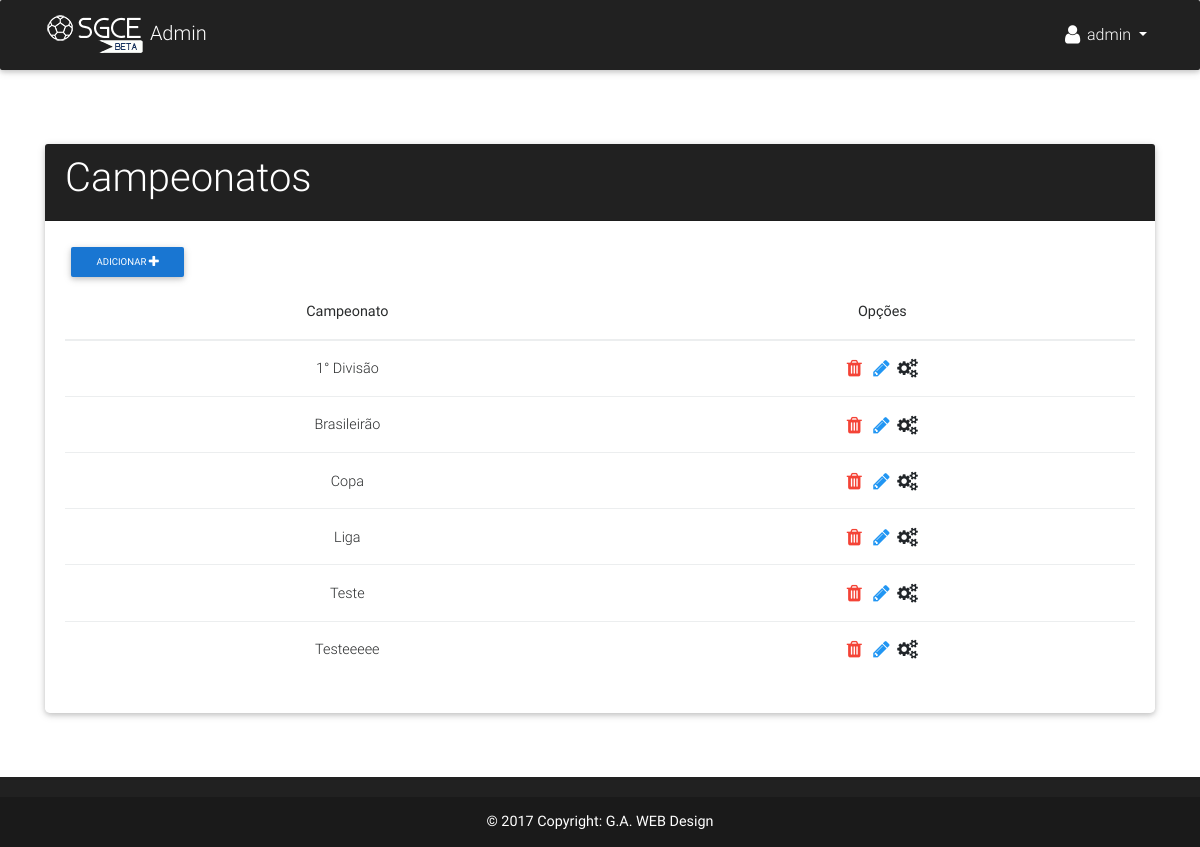
Page /manager/campeonatos/ (signed in) on the earlier database version.
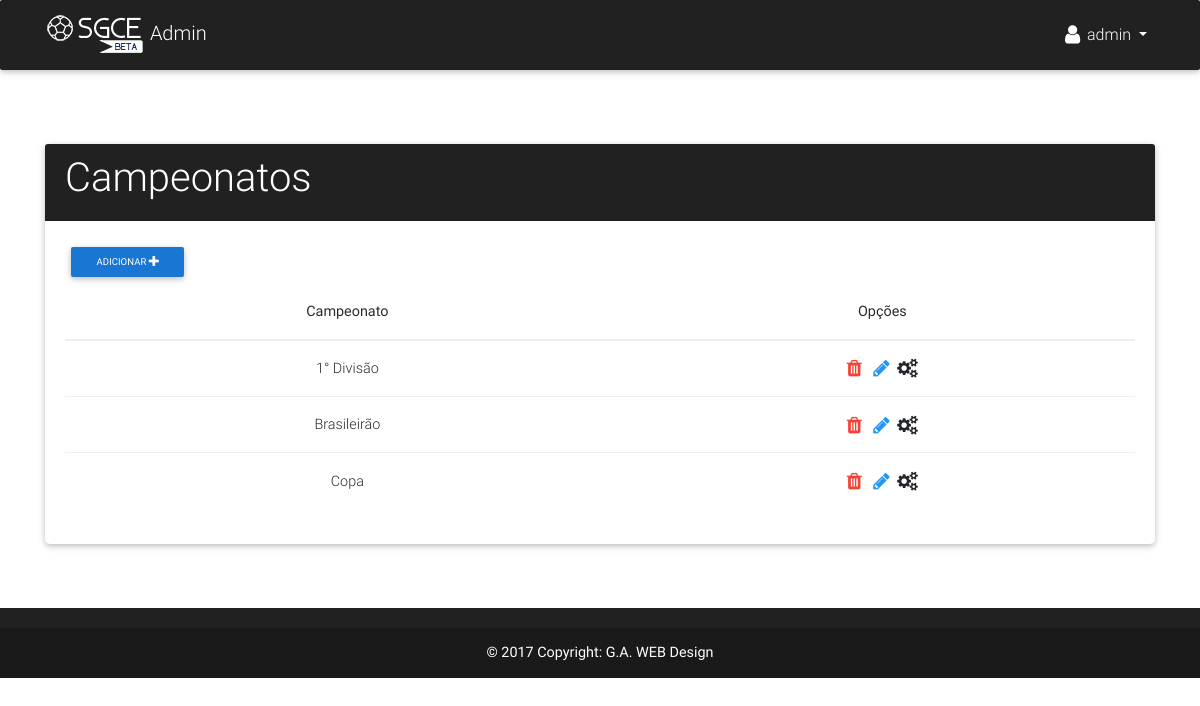
Same page on the later database version.
### app/models.py (models this page shows, shortened)
class Campeonato(models.Model):
    FORMATO = (
        ('C','Copa'),
        ('PC','Pontos corridos'),
    )
    nome = models.CharField('Nome', max_length=30)
    qtd_times = models.PositiveIntegerField('Quantidade de times')
    qtd_grupos = models.PositiveIntegerField('Quantidade de grupos', default=1)
    formato = models.CharField('Formato', max_length=2, choices=FORMATO)
    equipes_cadastradas = models.BooleanField(default=False)
    def __str__(self):
        return self.nome

### app/views.py (the view)
# urls.py: url(r'^manager/campeonatos/$', champ_list, name='champ_list'),
@login_required(login_url='/manager/login/')
def champ_list(request):
    champs = Campeonato.objects.all().order_by('nome')
    return render(request, 'manager/read/listar_campeonatos.html', {'champs':champs})

### app/templates/manager/read/listar_campeonatos.html (shortened to what this page needs)
{% extends 'manager/base.html' %}
{% block content %}
<br><br>
<div class="row mt-4">
  <div class="col-lg-12">
    <div class="row justify-content-center mt-4">
      <div class="col-lg-12">
        <div class="card">
          <div class="card-header elegant-color-dark white-text">
            <h1 class="h1-responsive">Campeonatos</h1>
          </div>
          <div class="card-body">
            <a href="{% url 'champ_create'%}" class="pull-left black-text mr-5 btn btn-blue btn-sm">
                Adicionar
                <span class="fa fa-plus fa-lg white-text"></span>
            </a>
            <div class="table-responsive">
                <table class="table">
                    <thead>
                        <th class="text-center">Campeonato</th>
                        <th class="text-center">Opções</th>
                    </thead>
                    <tbody>
                        {% for champ in champs %}
                        <tr>
                            <td class="text-center">{{champ}}</td>
                            <td class="text-center">
                                <a href="{% url 'champ_remove' pk=champ.pk %}" class="mr-2 mt-1">
                                    <span class="fa fa-trash fa-lg red-text"></span>
                                </a>
                                <a href="{% url 'champ_edit' pk=champ.pk %}" class="mr-1 mt-1">
                                    <span class="fa fa-pencil fa-lg blue-text"></span>
                                </a>
                                <a href="{% url 'manage_campeonato' pk=champ.pk %}" class="mt-1">
                                    <span class="fa fa-cogs fa-lg"></span>
                                </a>
                            </td>
                        </tr>
                        {% endfor %}
                    </tbody>
                </table>
            </div>
          </div>
        </div>
      </div>
    </div>
  </div>
</div>
{% endblock %}

Differences in the rows shown:
removed Campeonato: nome "Liga"
removed Campeonato: nome "Teste"
removed Campeonato: nome "Testeeeee"
